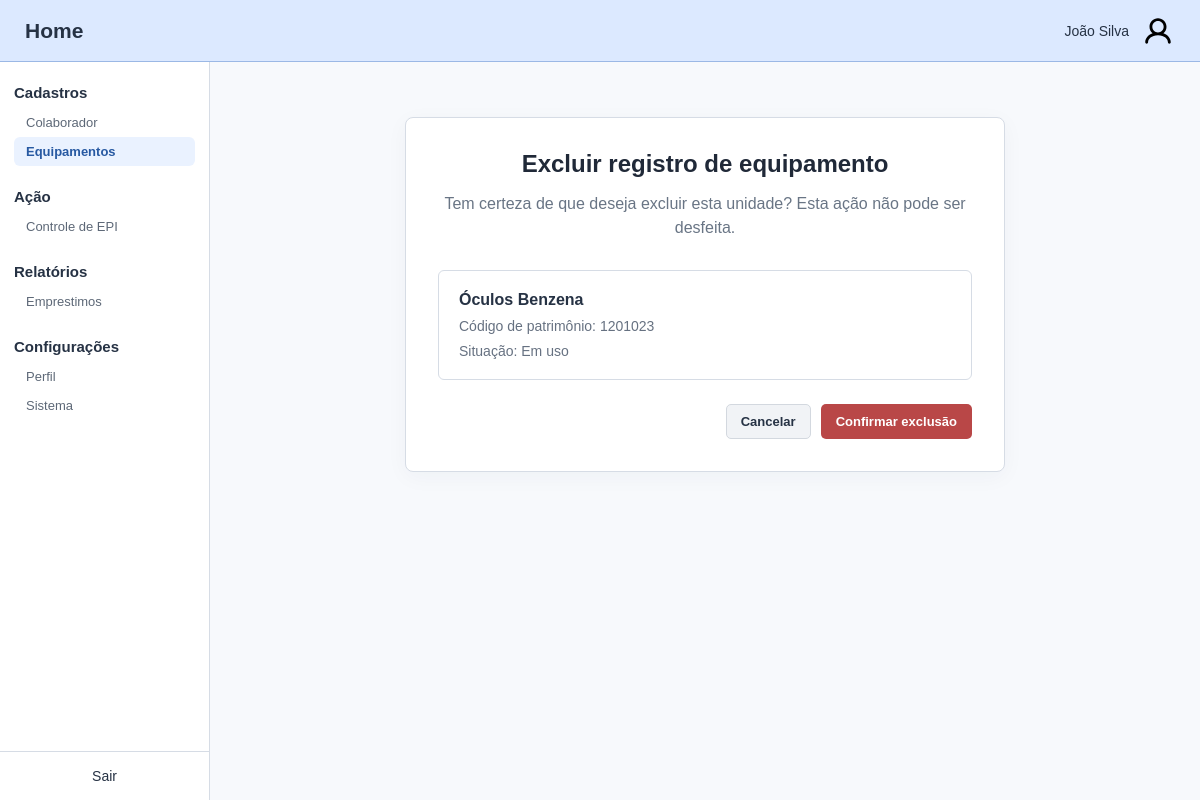
The app's page /equipamentos/registros/excluir/2 with its own data.
### nucleo/models.py (models this page shows, shortened)
class Equipamentos(models.Model):
    SITUACAO_CHOICES = [
       ('DISPONIVEL', 'Disponível'),
       ('EM_USO', 'Em uso'),
       ('INATIVO', 'Inativo'),
    ]
    tipo = models.ForeignKey(TipoEquipamento, on_delete=models.PROTECT, related_name='equipamentos', null=False, blank=False)
    codigo_patrimonio = models.CharField(max_length=30, null=False)
    situacao = models.CharField(max_length=30, null=False, choices=SITUACAO_CHOICES, default='DISPONIVEL', blank=False)

class TipoEquipamento(models.Model):
    CATEGORIA_CHOICES = [
         ('CABECA', 'Cabeça'),
         ('FACE','Face'),
         ('AUDITIVO','Auditivo'),
         ('RESPIRATORIO', 'Respiratório'),
         ('TRONCO', 'Tronco'),
         ('MEMBROS_SUPERIORES', 'Membros superiores'),
         ('MEMBROS_INFERIORES', 'Membros inferiores'),
         ('QUEDAS', 'Quedas'),
    ]
    nome = models.CharField(max_length=30, null=False, blank=False)
    descricao = models.CharField(max_length=100)
    categoria = models.CharField(max_length=30, null=False, choices=CATEGORIA_CHOICES, blank=False)

### nucleo/views.py (the view, shortened to what this page needs)
# urls.py: path('equipamentos/registros/excluir/<int:id>', views.excluir_equipamento_registro, name='equipamentos-registros-excluir'),
def excluir_equipamento_registro(req, id):
    registro = get_object_or_404(Equipamentos.objects.select_related('tipo'), id=id)
    return render(req, 'nucleo/forms/equipamentos_registros/excluir.html', {'registro': registro})

### nucleo/templates/nucleo/forms/equipamentos_registros/excluir.html (shortened to what this page needs)
{% extends 'nucleo/base.html' %}
{% block content %}
<section class="content-card form-card">
    <h1>Excluir registro de equipamento</h1>
    <p class="description">Tem certeza de que deseja excluir esta unidade? Esta ação não pode ser desfeita.</p>
    <div class="delete-summary">
        <strong>{{ registro.tipo.nome }}</strong>
        <span>Código de patrimônio: {{ registro.codigo_patrimonio }}</span>
        <span>Situação: {{ registro.get_situacao_display }}</span>
    </div>
    <form method="post" action="{% url 'equipamentos-registros-excluir' registro.id %}">
        <div class="form-actions">
            <a class="button button-secondary" href="{% url 'equipamentos-registros-inicial' registro.tipo_id %}">Cancelar</a>
            <button class="button button-danger" type="submit">Confirmar exclusão</button>
        </div>
    </form>
</section>
{% endblock %}

### nucleo/static/css/style.css (style rules this page uses)
:root { --blue: #dce9ff; --blue-border: #9bb8e5; --text: #263244; --border: #d6dce5; --background: #f7f9fc; --green: #3e9158; --red: #b94747; }
* { box-sizing: border-box; }
body { margin: 0; font-family: Arial, sans-serif; color: var(--text); background: var(--background); }
a { color: inherit; text-decoration: none; }
button, input, select { font: inherit; }
.content-card { width: 100%; max-width: 920px; padding: 32px; background: #fff; border: 1px solid var(--border); border-radius: 8px; box-shadow: 0 5px 22px #25334b0a; }
.content-card h1 { margin: 0 0 26px; font-size: 24px; text-align: center; color: #202938; }
.button { display: inline-flex; align-items: center; justify-content: center; padding: 9px 14px; border-radius: 5px; border: 1px solid transparent; cursor: pointer; font-size: 13px; font-weight: bold; white-space: nowrap; }
.form-card { max-width: 600px; }
.description { text-align: center; color: #697585; margin: -12px 0 30px; line-height: 1.5; }
.form-actions { display: flex; justify-content: flex-end; gap: 10px; margin-top: 10px; }
.button-secondary { background: #f1f3f6; border-color: #d3d8df; }
.button-danger { background: #b94747; color: white; }
.delete-summary { display: flex; flex-direction: column; gap: 9px; padding: 20px; border: 1px solid var(--border); border-radius: 6px; margin-bottom: 24px; }
.delete-summary span { color: #667181; font-size: 14px; }

### records on screen
Equipamentos: tipo.nome "Óculos Benzena", codigo_patrimonio "1201023", situacao "Em uso"
